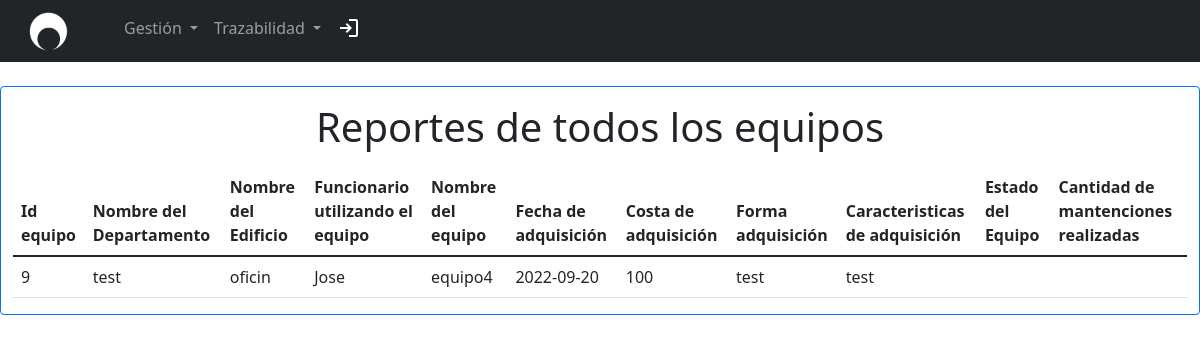
The app's page /prueba.php?p=visualizar_equipos/1equipo (signed in), older data.
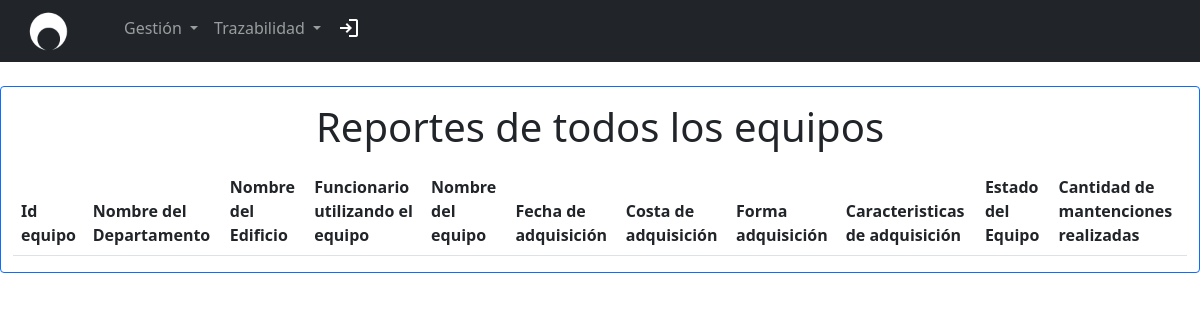
The same page, newer data.
### tables this page shows
CREATE TABLE `equipos` (
  `ID_EQUIPO` int(11) NOT NULL,
  `ID_DEPARTAMENTO` int(11) DEFAULT NULL,
  `RUT_FUNCIONARIO` int(11) DEFAULT NULL,
  `NOMBRE_EQUIPO` varchar(30) DEFAULT NULL,
  `FECHA_ADQUISICION` date DEFAULT NULL,
  `COSTO_ADQUISICION` int(11) DEFAULT NULL,
  `CARACTERISTICAS_ADQUISICION` varchar(200) DEFAULT NULL,
  `FORMA_ADQUISICION` varchar(200) DEFAULT NULL,
  `estado` varchar(25) NOT NULL,
  `cantidad_mantenciones` int(11) NOT NULL
);

CREATE TABLE `departamentos` (
  `ID_DEPARTAMENTO` int(11) NOT NULL,
  `ID_EDIFICIO` int(11) DEFAULT NULL,
  `NOMBRE_DEPARTAMENTO` varchar(30) DEFAULT NULL
);

CREATE TABLE `edificios` (
  `ID_EDIFICIO` int(11) NOT NULL,
  `ID` int(11) DEFAULT NULL,
  `COD_INE_COM` int(11) DEFAULT NULL,
  `NOMBRE_EDIFICIO` varchar(30) DEFAULT NULL,
  `TIPO_EDIFICIO` varchar(30) DEFAULT NULL,
  `ID_ORGANIZACIONES` int(11) DEFAULT NULL
);

CREATE TABLE `funcionarios` (
  `RUT_FUNCIONARIO` int(11) NOT NULL,
  `NOMBRE_FUNCIONARIO` varchar(30) DEFAULT NULL,
  `TIPO` varchar(30) DEFAULT NULL
);

### view/partials/visualizar_equipos/1equipo.php (the view, shortened to what this page needs)
<?php
include('conexion.php');
?>
<!DOCTYPE html>
<html lang="es">
<head>
    <link href="https://cdn.jsdelivr.net/npm/bootstrap@5.1.3/dist/css/bootstrap.min.css" rel="stylesheet">
</head>
<body>
    <br>
    <div class="container-xxl d-flex flex-column border border-primary rounded">
        <div class="align-self-center">
            <h1 class="my-3">Reportes de todos los equipos</h1>
        </div>
        <table class="table">
            <thead>
                <tr>
                    <th>Id equipo</th>
                    <th>Nombre del Departamento</th>
                    <th>Nombre del Edificio</th>
                    <th>Funcionario utilizando el equipo</th>
                    <th>Nombre del equipo</th>
                    <th>Fecha de adquisición</th>
                    <th>Costa de adquisición</th>
                    <th>Forma adquisición</th>
                    <th>Caracteristicas de adquisición</th>
                    <th>Estado del Equipo</th>
                    <th>Cantidad de mantenciones realizadas</th>
                </tr>
            </thead>
            <tbody>
                <?php
                $sql_e = "SELECT equipos.* FROM equipos, edificios, departamentos, organizaciones WHERE equipos.id_departamento = departamentos.id_departamento
                AND departamentos.id_edificio = edificios.id_edificio AND edificios.id_organizaciones = organizaciones.id AND organizaciones.id = " . $_SESSION['id_organizacion'] . ";";
                $check_e = mysqli_query($conexion, $sql_e);
                if (mysqli_num_rows($check_e) != 0) {
                    while ($row = mysqli_fetch_assoc($check_e)) {
                        $id_consultado = $row["ID_EQUIPO"];
                        $departamento_consultado = $row["ID_DEPARTAMENTO"];
                        $rut_consultado = $row["RUT_FUNCIONARIO"];
                        $nombre_consultado = $row["NOMBRE_EQUIPO"];
                        $fecha_consultada = $row["FECHA_ADQUISICION"];
                        $costo_consultado = $row["COSTO_ADQUISICION"];
                        $caracteristica_consultada = $row["CARACTERISTICAS_ADQUISICION"];
                        $forma_consultada = $row["FORMA_ADQUISICION"];
                        $estado = $row["estado"];
                        $cantidadMantenciones = $row["cantidad_mantenciones"];
                        $qd = "SELECT NOMBRE_DEPARTAMENTO, id_edificio FROM departamentos WHERE id_departamento=" . $departamento_consultado . ";";
                        $rd = mysqli_query($conexion, $qd);
                        $rowd = mysqli_fetch_assoc($rd);
                        $nombre_departamento = $rowd["NOMBRE_DEPARTAMENTO"];
                        $qe = "SELECT nombre_edificio FROM edificios WHERE id_edificio=" . $rowd["id_edificio"] . ";";
                        $re = mysqli_query($conexion, $qe);
                        $rowe = mysqli_fetch_assoc($re);
                        $nombre_edificio = $rowe["nombre_edificio"];
                        $qf = "SELECT nombre_funcionario FROM funcionarios WHERE rut_funcionario=" . $rut_consultado . ";";
                        $rf = mysqli_query($conexion, $qf);
                        $rowf = mysqli_fetch_assoc($rf);
                        $nombre_funcionario = $rowf["nombre_funcionario"];
                        echo '<tr><td>' . $id_consultado . '</td>';
                        echo '<td>' . $nombre_departamento . '</td>';
                        echo '<td>' . $nombre_edificio . '</td>';
                        echo '<td>' . $nombre_funcionario . '</td>';
                        echo '<td>' . $nombre_consultado . '</td>';
                        echo '<td>' . $fecha_consultada . '</td>';
                        echo '<td>' . $costo_consultado . '</td>';
                        echo '<td>' . $forma_consultada . '</td>';
                        echo '<td>' . $caracteristica_consultada . '</td>';
                        echo '<td>' . $estado . '</td>';
                        echo '<td>' . $cantidadMantenciones . '</td>';
                    }
                }
                ?>
            </tbody>
        </table>
    </div>
</body>
</html>

Row changes from the older to the newer data that the page shows:
no longer on this page (row edited): equipos: ID_EQUIPO "9", ID_DEPARTAMENTO.NOMBRE_DEPARTAMENTO "test", edificios.NOMBRE_EDIFICIO "oficin", RUT_FUNCIONARIO.NOMBRE_FUNCIONARIO "Jose", NOMBRE_EQUIPO "equipo4", FECHA_ADQUISICION "2022-09-20", COSTO_ADQUISICION "100", FORMA_ADQUISICION "test", CARACTERISTICAS_ADQUISICION "test"
